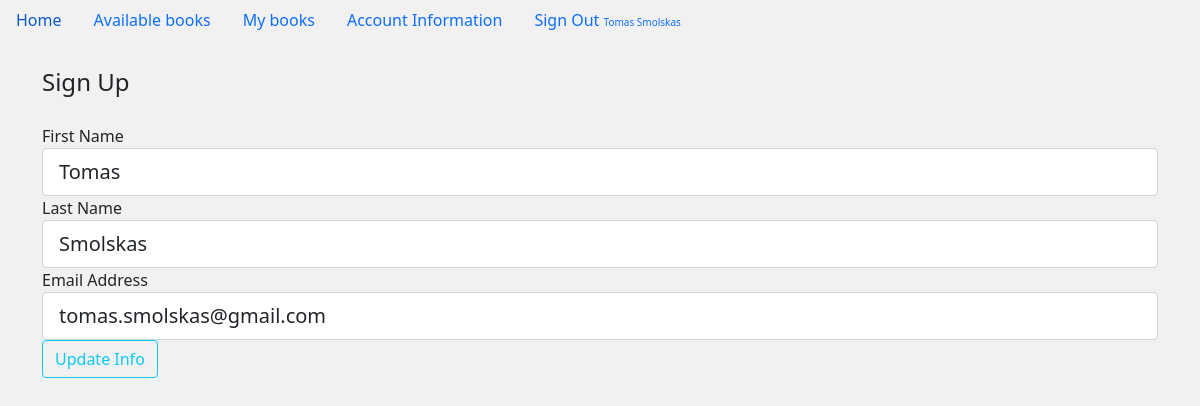
The app's page /update_account_information (signed in) with its own data.
### main.py (models this page shows)
class User(db.Model, UserMixin):
    __tablename__ = 'user'
    id = db.Column(db.Integer, primary_key=True)
    first_name = db.Column(db.String(100), nullable=False)
    last_name = db.Column(db.String(100), nullable=False)
    email_address = db.Column(db.String(100), nullable=False, unique=True)
    password = db.Column(db.String(100), nullable=False)
    books = db.relationship('Book', secondary=helper_table_2, back_populates='readers')
    is_admin = db.Column(db.Boolean, nullable=False, default=False)

### main.py (the view, shortened to what this page needs)
@app.route('/update_account_information', methods=['GET', 'POST'])
def update_account_information():
    form = forms.UpdateAccountInformationForm()
    if request.method == 'GET':
        form.email_address.data = current_user.email_address
        form.first_name.data = current_user.first_name
        form.last_name.data = current_user.last_name
    return render_template('update_account_information.html', form_in_html=form)

### forms.py (shortened to what this page needs)
class UpdateAccountInformationForm(FlaskForm):
    email_address = StringField('Email Address', [DataRequired()])
    first_name = StringField('First Name', [DataRequired()])
    last_name = StringField('Last Name')
    submit = SubmitField('Update Info')

### main.py (called while the page is built)
@login_manager.user_loader
def load_user(user_id):
    return User.query.get(user_id)

### templates/update_account_information.html (shortened to what this page needs)
{% extends "base.html" %}
{% block content %}
<div class="content-section">
    <form method="POST" action="">
        <fieldset class="form-group">
            <legend class="mb-4">Sign Up</legend>
            <div class="form-group">
                {{ form_in_html.first_name.label(class="form-control-label") }}
                {% if form_in_html.first_name.errors %}
                {{ form_in_html.first_name(class="form-control form-control-lg is-invalid") }}
                <div class="invalid-feedback">
                    {% for error in form_in_html.first_name.errors %}
                    <span>{{ error }}</span>
                    {% endfor %}
                </div>
                {% else %}
                {{ form_in_html.first_name(class="form-control form-control-lg") }}
                {% endif %}
            </div>
            <div class="form-group">
                {{ form_in_html.last_name.label(class="form-control-label") }}
                {% if form_in_html.last_name.errors %}
                {{ form_in_html.last_name(class="form-control form-control-lg is-invalid") }}
                <div class="invalid-feedback">
                    {% for error in form_in_html.last_name.errors %}
                    <span>{{ error }}</span>
                    {% endfor %}
                </div>
                {% else %}
                {{ form_in_html.last_name(class="form-control form-control-lg") }}
                {% endif %}
            </div>
            <div class="form-group">
                {{ form_in_html.email_address.label(class="form-control-label") }}
                {% if form_in_html.email_address.errors %}
                {{ form_in_html.email_address(class="form-control form-control-lg is-invalid") }}
                <div class="invalid-feedback">
                    {% for error in form_in_html.email_address.errors %}
                    <span>{{ error }}</span>
                    {% endfor %}
                </div>
                {% else %}
                {{ form_in_html.email_address(class="form-control form-control-lg") }}
                {% endif %}
            </div>
        </fieldset>
        <div class="form-group">
            {{ form_in_html.submit(class="btn btn-outline-info") }}
        </div>
    </form>
</div>
{% endblock content %}

### templates/base.html (shortened to what this page needs)
<!doctype html>
<html lang="en">
<head>
    <link href="https://cdn.jsdelivr.net/npm/bootstrap@5.0.2/dist/css/bootstrap.min.css" rel="stylesheet"
>
</head>
<body>
<ul class="nav">
    <li class="nav-item">
        <a class="nav-link active" aria-current="page" href="{{ url_for('home') }}">Home</a>
    </li>
    {% if current_user.is_authenticated %}
    <li class="nav-item">
        <a class="nav-link" href="{{ url_for('available_books') }}">Available books</a>
    </li>
    <li class="nav-item">
        <a class="nav-link" href="{{ url_for('my_books') }}">My books</a>
    </li>
    <li class="nav-item">
        <a class="nav-link" href="{{ url_for('update_account_information') }}">Account Information</a>
    </li>
    <li class="nav-item">
        <a class="nav-link" href="{{ url_for('sign_out') }}"> Sign Out <font size="1rem">
            {{current_user.first_name}} {{current_user.last_name}}</font></span></a>
    </li>
    {% endif %}
</ul>
<div class="container">
    <br>
    {% block content %}
    {% endblock %}
</div>
</body>
</html>

### templates/base.html (style rules this page uses)
body { background-color: #F2F1F1 }

### records on screen
User: first_name "Tomas", last_name "Smolskas", email_address "tomas.smolskas@gmail.com"
